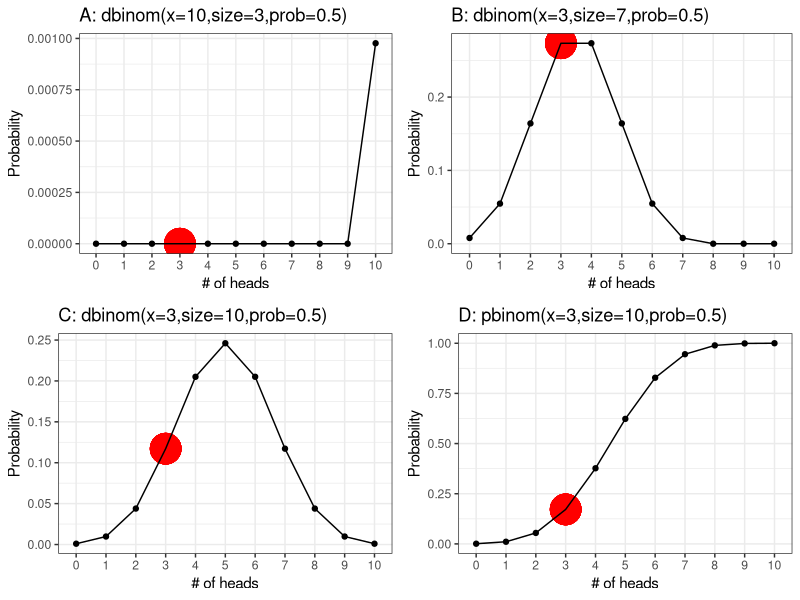

Here is the R script that generated this plot:
## ---- chunk 1
library(ggplot2)
library(knitr)
opts_chunk$set(fig.path='figure/',fig.align='center')

x<-seq(0,10,1)
y<-dbinom(10,x,0.5)
A<-ggplot(data.frame(x=x,y=y),aes(x=as.factor(x),y=y)) + geom_point(aes(group=1)) + theme_bw() + geom_point(x=4,y=dbinom(x=10,size=3,prob=0.5),col='red',size=10) + labs(y="Probability",x="# of heads") + geom_line(aes(group=1)) + ggtitle("A: dbinom(x=10,size=3,prob=0.5)")

x<-seq(0,10,1)
y<-dbinom(x,7,0.5)
B<-ggplot(data.frame(x=x,y=y),aes(x=as.factor(x),y=y)) + geom_point(aes(group=1)) + theme_bw() + geom_point(x=4,y=dbinom(x=3,size=7,prob=0.5),col='red',size=10) + labs(y="Probability",x="# of heads") + geom_line(aes(group=1)) + ggtitle("B: dbinom(x=3,size=7,prob=0.5)")

x<-seq(0,10,1)
y<-dbinom(x,10,0.5)
C<-ggplot(data.frame(x=x,y=y),aes(x=as.factor(x),y=y)) + geom_point(aes(group=1)) + theme_bw() + geom_point(x=4,y=dbinom(3,10,0.5),col='red',size=10) + labs(y="Probability",x="# of heads") + geom_line(aes(group=1)) + ggtitle("C: dbinom(x=3,size=10,prob=0.5)")

x<-seq(0,10,1)
y<-pbinom(x,10,0.5)
D<-ggplot(data.frame(x=x,y=y),aes(x=as.factor(x),y=y)) + geom_point(aes(group=1)) + theme_bw() + geom_point(x=4,y=pbinom(3,10,0.5),col='red',size=10) + labs(y="Probability",x="# of heads") + geom_line(aes(group=1)) + ggtitle("D: pbinom(x=3,size=10,prob=0.5)")


library(gridExtra)
grid.arrange(A,B,C,D)
